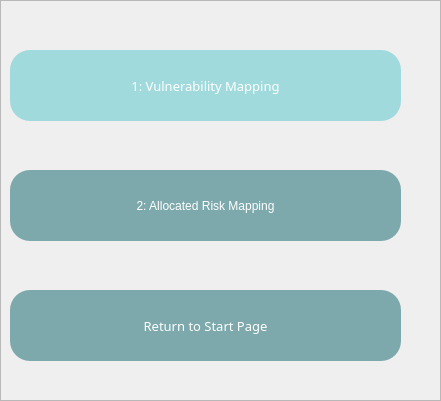
   <widget class="QFrame" name="frame_5">
    <property name="geometry">
     <rect>
      <x>30</x>
      <y>450</y>
      <width>441</width>
      <height>401</height>
     </rect>
    </property>
    <property name="styleSheet">
     <string notr="true">QFrame#frame_5 {border: 1px solid transparent;}</string>
    </property>
    <property name="frameShape">
     <enum>QFrame::StyledPanel</enum>
    </property>
    <property name="frameShadow">
     <enum>QFrame::Raised</enum>
    </property>
    <widget class="QPushButton" name="Intro_button2">
     <property name="geometry">
      <rect>
       <x>10</x>
       <y>290</y>
       <width>391</width>
       <height>71</height>
      </rect>
     </property>
     <property name="font">
      <font>
       <family>AvenirNext LT Pro Cn</family>
       <pointsize>10</pointsize>
       <weight>8</weight>
       <italic>false</italic>
       <bold>false</bold>
      </font>
     </property>
     <property name="styleSheet">
      <string notr="true">QPushButton{
background-color: rgb(125, 169, 172);
font: 63 10pt &quot;AvenirNext LT Pro Cn&quot;;
color: rgb(255, 255, 255);
border-radius:20px;}

QPushButton:hover{
background-color: rgb(161, 218, 221);
font: 63 10pt &quot;AvenirNext LT Pro Cn&quot;;
color: rgb(255, 255, 255);
border-radius:20px;
}
</string>
     </property>
     <property name="text">
      <string>Return to Start Page</string>
     </property>
    </widget>
    <widget class="QPushButton" name="RMT_button2">
     <property name="geometry">
      <rect>
       <x>10</x>
       <y>50</y>
       <width>391</width>
       <height>71</height>
      </rect>
     </property>
     <property name="font">
      <font>
       <family>AvenirNext LT Pro Cn</family>
       <pointsize>10</pointsize>
       <weight>8</weight>
       <italic>false</italic>
       <bold>false</bold>
      </font>
     </property>
     <property name="styleSheet">
      <string notr="true">QPushButton{
background-color: rgb(161, 218, 221);
font: 63 10pt &quot;AvenirNext LT Pro Cn&quot;;
color: rgb(255, 255, 255);
border-radius:20px;}
</string>
     </property>
     <property name="text">
      <string>1: Vulnerability Mapping</string>
     </property>
    </widget>
    <widget class="QPushButton" name="AT_button2">
     <property name="geometry">
      <rect>
       <x>10</x>
       <y>170</y>
       <width>391</width>
       <height>71</height>
      </rect>
     </property>
     <property name="styleSheet">
      <string notr="true">QPushButton{
background-color: rgb(125, 169, 172);
font: 63 10pt &quot;AvenirNext LT Pro Cn&quot;;
color: rgb(255, 255, 255);
border-radius:20px;}

QPushButton:hover{
background-color: rgb(161, 218, 221);
font: 63 10pt &quot;AvenirNext LT Pro Cn&quot;;
color: rgb(255, 255, 255);
border-radius:20px;
}
</string>
     </property>
     <property name="text">
      <string>2: Allocated Risk Mapping</string>
     </property>
    </widget>
   </widget>
